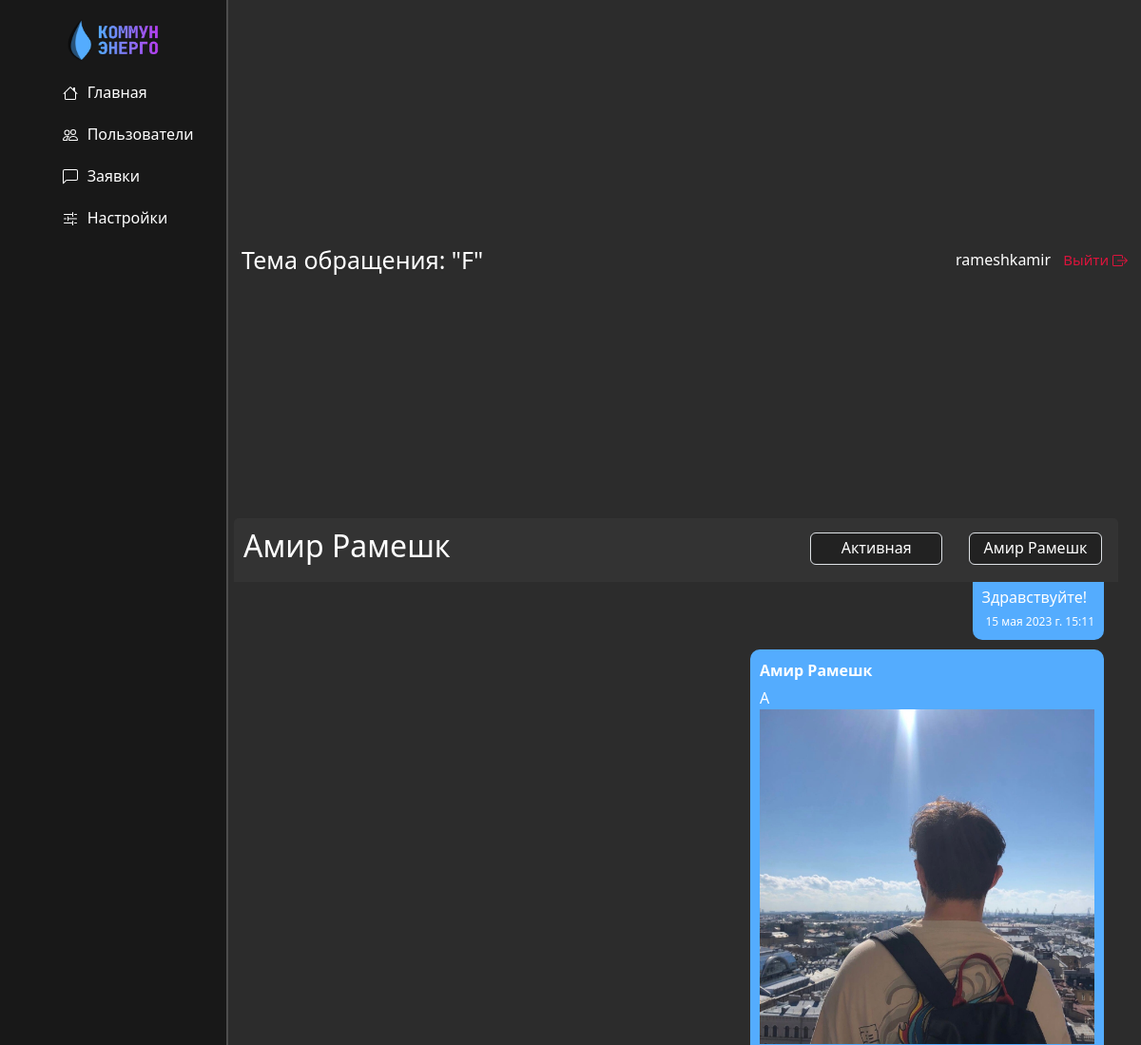
Before: /messages/conversations/42/ (signed in, upper part) with the older database file.
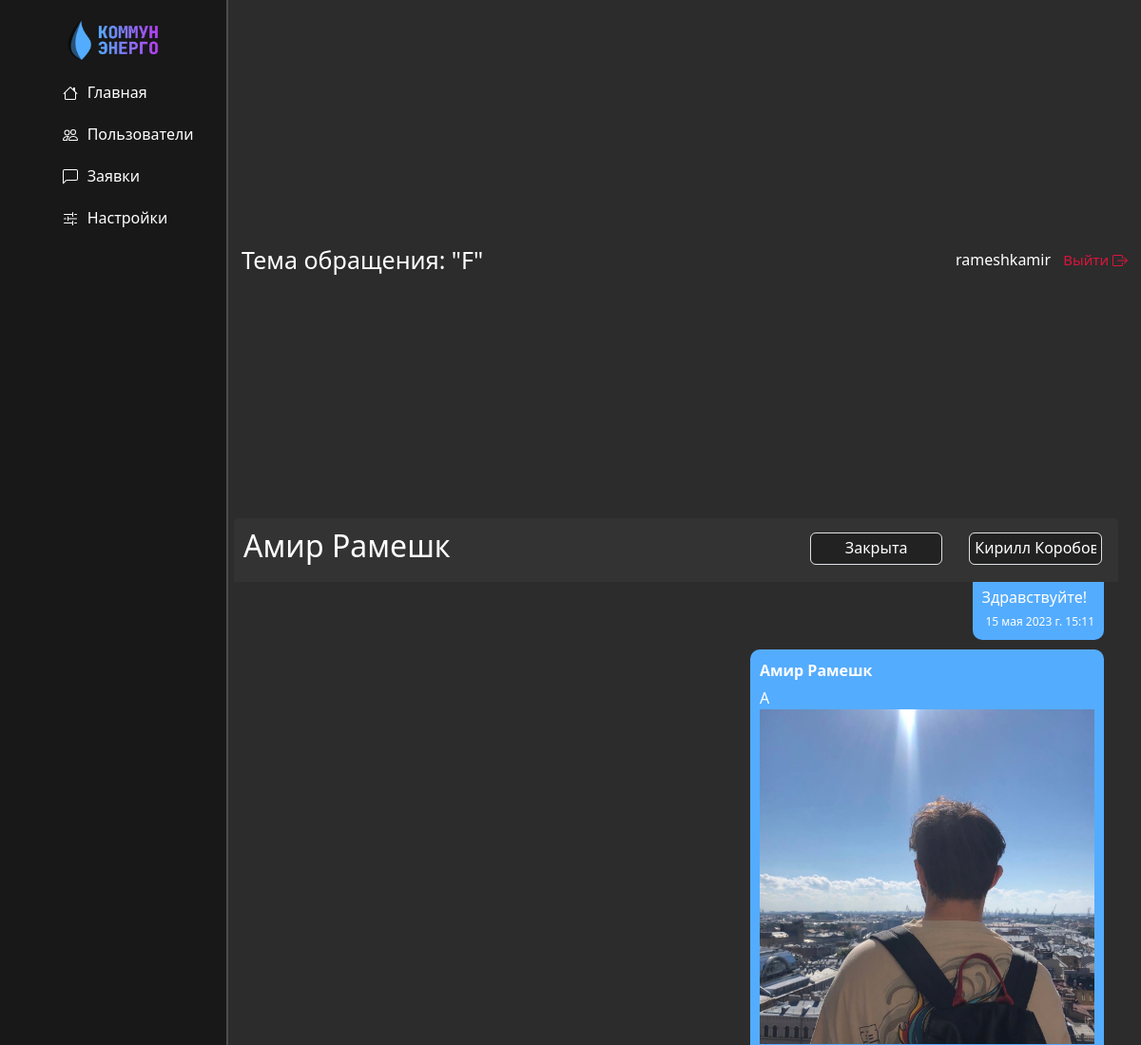
After: the same page with the newer database file.
### messages_home/models.py (models this page shows, shortened)
class Conversation(models.Model):
  STATUS_CHOICES = [
    ('active', 'Активная'),
    ('closed', 'Закрыта'),
    ('snoozed', 'Отложена'),
  ]
  user1 = models.ForeignKey(User, on_delete=models.CASCADE, related_name='conversations_started')
  user2 = models.ForeignKey(User, on_delete=models.CASCADE, related_name='conversations_involved', null=True)
  title = models.CharField(max_length=50)
  created_at = models.DateTimeField(auto_now_add=True)
  status = models.CharField(max_length=20, choices=STATUS_CHOICES, default='Активная')
  class Meta:
    verbose_name_plural = 'Диалоги'
    verbose_name = 'Диалог'
    ordering = ['-created_at']

### messages_home/views.py (the view)
# urls.py: path('conversations/<int:conversation_id>/', conversation_detail, name='conversation_detail'),
@login_required
def conversation_detail(request, conversation_id):
    conversation = get_object_or_404(Conversation.objects.filter(Q(id=conversation_id)))
    messages = conversation.messages.all()
    attachments = Attachment.objects.filter(message__conversation=conversation)
    support_group = Group.objects.get(name='Поддержка')
    support_users = User.objects.filter(groups__name=support_group.name)
    if request.method == 'POST':
        form = MessageForm(request.POST, request.FILES)
        if form.is_valid():
            message = form.save(commit=False)
            message.conversation = conversation
            message.sender = request.user
            attachment = request.FILES.get('message_attachment')
            if attachment is not None:
                attachment = Attachment.objects.create(
                    file=attachment,
                    uploaded_by=request.user
                )
            message.attachment = attachment
            if request.user.groups.filter(name='Поддержка').exists():
                conversation.user2 = message.sender
            conversation.save()
            message.save()
            created_at = message.created_at
            formatted_date = created_at.strftime('%d %B %Y г. %H:%M')
            formatted_date = formatted_date.replace(
            formatted_date.split()[1],
            {
                "January": "января",
                "February": "февраля",
                "March": "марта",
                "April": "апреля",
                "May": "мая",
                "June": "июня",
                "July": "июля",
                "August": "августа",
                "September": "сентября",
                "October": "октября",
                "November": "ноября",
                "December": "декабря",
            }[formatted_date.split()[1]],)
            if message.attachment is not None:
                message_data = {
                    'attachment': message.attachment.file.url,
                    'text': message.text,
                    'sender': message.sender.username,
                    'sender_first_name': message.sender.first_name,
                    'sender_last_name': message.sender.last_name,
                    'created_at': formatted_date,
                    'user': request.user.username,
                }
                print(message.sender.username)
            else:
                message_data = {
                    'text': message.text,
                    'sender': message.sender.username,
                    'sender_first_name': message.sender.first_name,
                    'sender_last_name': message.sender.last_name,
                    'created_at': formatted_date,
                    'user': request.user.username,
                }
            return JsonResponse({'message': message_data})
    else:
        form = MessageForm()
    context = {
        'conversation': conversation,
        'messages': messages,
        'form': form,
        'user': request.user,
        'support_users': support_users,
    }
    return render(request, 'messages_home/conversation_detail.html', context)

### messages_home/forms.py
class MessageForm(forms.ModelForm):
  class Meta:
    model = Message
    fields = ['text']
  text = forms.CharField(
    widget=forms.Textarea(
      attrs={
        'class': 'form-control',
        'rows': 3,
        'placeholder': 'Введите сообщение'
      }
    ),
    label=''
  )

### messages_home/templatetags/attachment_filter.py (called while the page is built)
@register.filter
def is_image(attachment):
    try:
        return imghdr.what(attachment.file) is not None
    except:
        return False

### messages_home/templates/messages_home/conversation_detail.html (shortened to what this page needs)
{% extends 'main/layout.html' %}
{% load static %}
{% load attachment_filter %}
{% block pagename %}
<h1>Тема обращения: "{{ conversation.title }}"</h1>
{% endblock%}
{% block main_content %}
<div class="row">
  <div class="col-md-12">
    {% if user.groups.all.0.name != 'Обычные пользователи'%}
    <div class="conversation-topline">
      <div class="conversation-title">
        <h2>{{ conversation.user1.first_name }} {{ conversation.user1.last_name }}</h2>
      </div>
      <select class="form-control forms-stat-date message-form-select" id="status" name="status" data-conversation-id="{{ conversation.id }}" onchange="updateConversationStatus()">
        <option class="status-option" selected hidden>{{ conversation.status }}</option>
      </select>
      <select class="form-control forms-stat-date message-form-select" id="names" name="names"
        data-conversation-id="{{ conversation.id }}" onchange="updateConversationUser()">
        {% for support_user in support_users %}
        {% if conversation.user2 == support_user %}
        <option class="status-option" selected>{{ conversation.user2.first_name }} {{ conversation.user2.last_name }}
        </option>
        {% else %}
        <option class="status-option">{{ support_user.first_name }} {{ support_user.last_name }}</option>
        {% endif%}
        {% endfor %}
      </select>
    </div>
    {% else %}
    <h2 class="conversation-title">Техническая поддержка</h2>
    {% endif %}
    <div class="chat-box">
      {% for message in messages %}
      <div class="message-box {% if message.sender == user %}message-right{% else %}message-left{% endif %}">
        <div class="message-sender">{{ message.sender.first_name }} {{ message.sender.last_name }}</div>
        <div class="message-text">{{ message.text }}</div>
        <div class="attachments">
          {% if message.attachment is not None %}
          {% if message.attachment.file|is_image %}
          <img class="attachment-img" src="{{ message.attachment.file.url }}" alt="{{ message.attachment.file.name }}">
          {% else %}
          <a href="{{ message.attachment.file.url }}">{{ message.attachment.file.name|replace:'attachments/' }}</a>
          {% endif %}
          {% endif %}
        </div>
        <div class="message-timestamp">{{ message.created_at }}</div>
      </div>
      {% endfor %}
    </div>
  </div>
</div>
{% endblock %}

Changed rows visible on the page:
changed Conversation "Амир": status "Активная" → "Закрыта"
Other visible differences:
form field names: "Амир Рамешк" → "Кирилл Коробов"
